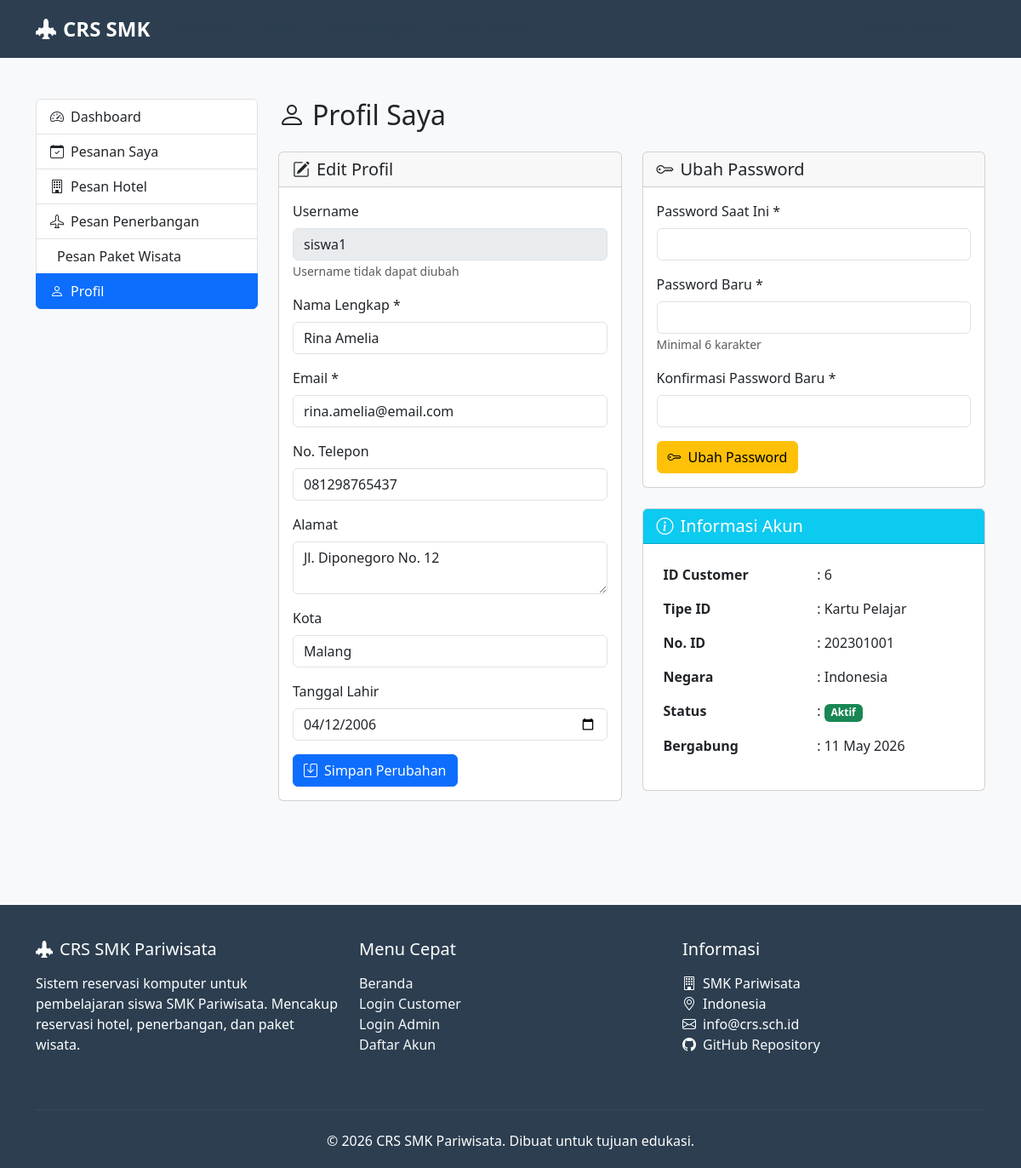
Page /customer/profile.php (signed in) on the committed database.
### tables this page shows
CREATE TABLE customers (
    id INT AUTO_INCREMENT PRIMARY KEY,
    username VARCHAR(50) NOT NULL UNIQUE,
    password VARCHAR(255) NOT NULL,
    full_name VARCHAR(100) NOT NULL,
    email VARCHAR(100) NOT NULL UNIQUE,
    phone VARCHAR(20),
    address TEXT,
    city VARCHAR(50),
    country VARCHAR(50) DEFAULT 'Indonesia',
    id_card_type ENUM('KTP', 'SIM', 'Passport', 'Kartu Pelajar') DEFAULT 'KTP',
    id_card_number VARCHAR(50),
    date_of_birth DATE,
    is_active TINYINT(1) DEFAULT 1,
    created_at TIMESTAMP DEFAULT CURRENT_TIMESTAMP,
    updated_at TIMESTAMP DEFAULT CURRENT_TIMESTAMP ON UPDATE CURRENT_TIMESTAMP
);

### customer/profile.php (the view, shortened to what this page needs)
<?php
require_once '../includes/header.php';
$customer_id = $_SESSION['customer_id'];
$customer = $conn->prepare("SELECT * FROM customers WHERE id = ?");
$customer->bind_param('i', $customer_id);
$customer->execute();
$customer_info = $customer->get_result()->fetch_assoc();
?>
<div class="container py-5">
    <div class="row">
        <div class="col-md-3">
            <div class="list-group mb-4">
                <a href="index.php" class="list-group-item list-group-item-action">
                    <i class="bi bi-speedometer2 me-2"></i>Dashboard
                </a>
                <a href="my_bookings.php" class="list-group-item list-group-item-action">
                    <i class="bi bi-calendar-check me-2"></i>Pesanan Saya
                </a>
                <a href="book_hotel.php" class="list-group-item list-group-item-action">
                    <i class="bi bi-building me-2"></i>Pesan Hotel
                </a>
                <a href="book_flight.php" class="list-group-item list-group-item-action">
                    <i class="bi bi-airplane me-2"></i>Pesan Penerbangan
                </a>
                <a href="book_package.php" class="list-group-item list-group-item-action">
                    <i class="bi bi-suitcase-lg me-2"></i>Pesan Paket Wisata
                </a>
                <a href="profile.php" class="list-group-item list-group-item-action active">
                    <i class="bi bi-person me-2"></i>Profil
                </a>
            </div>
        </div>
        <div class="col-md-9">
            <h2 class="mb-4"><i class="bi bi-person me-2"></i>Profil Saya</h2>
            <div class="row">
                <div class="col-md-6">
                    <div class="card mb-4">
                        <div class="card-header">
                            <h5 class="mb-0"><i class="bi bi-pencil-square me-2"></i>Edit Profil</h5>
                        </div>
                        <div class="card-body">
                            <form method="POST" action="">
                                <div class="mb-3">
                                    <label class="form-label">Username</label>
                                    <input type="text" class="form-control" value="<?php echo $customer_info['username']; ?>" disabled>
                                    <small class="text-muted">Username tidak dapat diubah</small>
                                </div>
                                <div class="mb-3">
                                    <label class="form-label">Nama Lengkap *</label>
                                    <input type="text" name="full_name" class="form-control" value="<?php echo $customer_info['full_name']; ?>" required>
                                </div>
                                <div class="mb-3">
                                    <label class="form-label">Email *</label>
                                    <input type="email" name="email" class="form-control" value="<?php echo $customer_info['email']; ?>" required>
                                </div>
                                <div class="mb-3">
                                    <label class="form-label">No. Telepon</label>
                                    <input type="text" name="phone" class="form-control" value="<?php echo $customer_info['phone']; ?>">
                                </div>
                                <div class="mb-3">
                                    <label class="form-label">Alamat</label>
                                    <textarea name="address" class="form-control" rows="2"><?php echo $customer_info['address']; ?></textarea>
                                </div>
                                <div class="mb-3">
                                    <label class="form-label">Kota</label>
                                    <input type="text" name="city" class="form-control" value="<?php echo $customer_info['city']; ?>">
                                </div>
                                <div class="mb-3">
                                    <label class="form-label">Tanggal Lahir</label>
                                    <input type="date" name="date_of_birth" class="form-control" value="<?php echo $customer_info['date_of_birth']; ?>">
                                </div>
                                <button type="submit" name="update_profile" class="btn btn-primary">
                                    <i class="bi bi-save me-2"></i>Simpan Perubahan
                                </button>
                            </form>
                        </div>
                    </div>
                </div>
                <div class="col-md-6">
                    <div class="card">
                        <div class="card-header">
                            <h5 class="mb-0"><i class="bi bi-key me-2"></i>Ubah Password</h5>
                        </div>
                        <div class="card-body">
                            <form method="POST" action="">
                                <div class="mb-3">
                                    <label class="form-label">Password Saat Ini *</label>
                                    <input type="password" name="current_password" class="form-control" required>
                                </div>
                                <div class="mb-3">
                                    <label class="form-label">Password Baru *</label>
                                    <input type="password" name="new_password" class="form-control" required minlength="6">
                                    <small class="text-muted">Minimal 6 karakter</small>
                                </div>
                                <div class="mb-3">
                                    <label class="form-label">Konfirmasi Password Baru *</label>
                                    <input type="password" name="confirm_password" class="form-control" required>
                                </div>
                                <button type="submit" name="change_password" class="btn btn-warning">
                                    <i class="bi bi-key me-2"></i>Ubah Password
                                </button>
                            </form>
                        </div>
                    </div>
                    <div class="card mt-4">
                        <div class="card-header bg-info text-white">
                            <h5 class="mb-0"><i class="bi bi-info-circle me-2"></i>Informasi Akun</h5>
                        </div>
                        <div class="card-body">
                            <table class="table table-borderless">
                                <tr>
                                    <td><strong>ID Customer</strong></td>
                                    <td>: <?php echo $customer_info['id']; ?></td>
                                </tr>
                                <tr>
                                    <td><strong>Tipe ID</strong></td>
                                    <td>: <?php echo $customer_info['id_card_type']; ?></td>
                                </tr>
                                <tr>
                                    <td><strong>No. ID</strong></td>
                                    <td>: <?php echo $customer_info['id_card_number']; ?></td>
                                </tr>
                                <tr>
                                    <td><strong>Negara</strong></td>
                                    <td>: <?php echo $customer_info['country']; ?></td>
                                </tr>
                                <tr>
                                    <td><strong>Status</strong></td>
                                    <td>:
                                        <?php if($customer_info['is_active']): ?>
                                            <span class="badge bg-success">Aktif</span>
                                        <?php else: ?>
                                            <span class="badge bg-danger">Nonaktif</span>
                                        <?php endif; ?>
                                    </td>
                                </tr>
                                <tr>
                                    <td><strong>Bergabung</strong></td>
                                    <td>: <?php echo date('d M Y', strtotime($customer_info['created_at'])); ?></td>
                                </tr>
                            </table>
                        </div>
                    </div>
                </div>
            </div>
        </div>
    </div>
</div>
<?php require_once '../includes/footer.php'; ?>

### assets/css/style.css (style rules this page uses)
:root { --primary-color: #2c3e50; --secondary-color: #e74c3c; --accent-color: #3498db; --success-color: #27ae60; --warning-color: #f39c12; --light-bg: #f8f9fa; --dark-bg: #34495e; }
body { font-family: 'Segoe UI', Tahoma, Geneva, Verdana, sans-serif; background-color: var(--light-bg); min-height: 100vh; display: flex; flex-direction: column; }

### includes/header.php (style rules this page uses)
:root { --primary-color: #2c3e50; --secondary-color: #e74c3c; --accent-color: #3498db; --light-bg: #f8f9fa; }
body { font-family: 'Segoe UI', Tahoma, Geneva, Verdana, sans-serif; background-color: var(--light-bg); }

### rows in the picture
customers: username "siswa1", full_name "Rina Amelia", email "rina.amelia@email.com", phone "081298765437", address "Jl. Diponegoro No. 12", city "Malang", date_of_birth "04/12/2006", id "6", id_card_type "Kartu Pelajar", id_card_number "202301001", country "Indonesia", created_at "11 May 2026"
